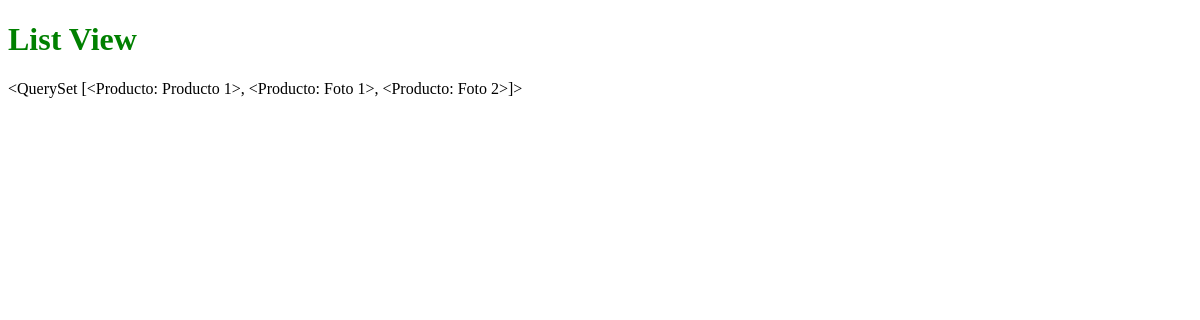
The page /list/ on the database as committed earlier.
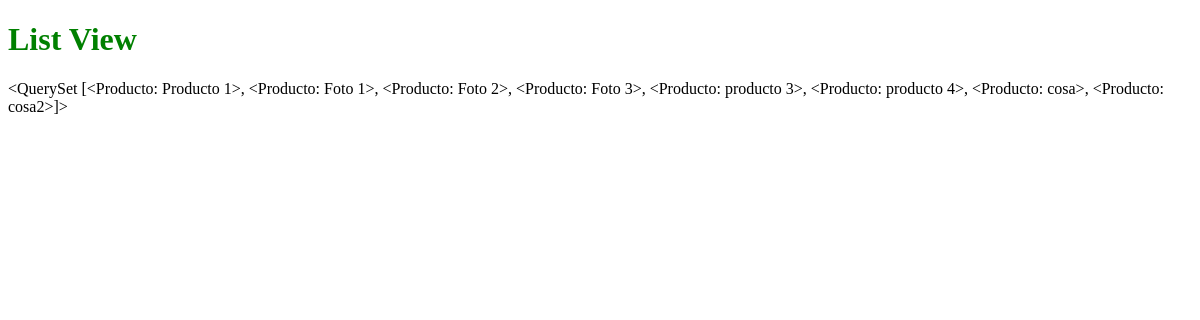
The same page on the database as committed later.
### productos/models.py (models this page shows)
class Producto(models.Model):
	titulo = models.CharField(max_length=120)
	descripcion = models.TextField(null=True)
	slug = models.SlugField(blank=True) #unique=True
	precio = models.DecimalField(max_digits=50, decimal_places=2, default=9.99) #100.00
	precio_rebajas = models.DecimalField(max_digits=50, decimal_places=2, default=6.99, blank=True, null=True) #100.00
	def __unicode__(self): #Python 3 __str__
		return self.titulo

### productos/views.py (the view)
# urls.py: url(r'^list/$', 'productos.views.list_view', name='list_view'),
def list_view(request):
	template = "list_view.html"
	queryset = Producto.objects.all()
	context = {
		"queryset": queryset
	}
	print request
	return render(request, template, context)

### templates/list_view.html (shortened to what this page needs)
{% extends 'base.html' %}
{% block content %}
<h1>List View</h1>
<p>{{ queryset}}</p>
{% endblock %}

### templates/base.html (shortened to what this page needs)
<!DOCTYPE html>
<html>
<head></head>
<body>
	{% block content %}{% endblock %}
</body>
</html>

Rows that differ between the two databases and show on the page:
changed Producto: titulo.titulo "<QuerySet [<Producto: Producto 1>, <Producto: Foto 1>, <Producto: Foto 2>]>" → "…Foto 1>, <Producto: Foto 2>, <Producto: Foto 3>, <Producto: producto 3>, <Producto: producto 4>, <Producto: cosa>, <Producto: cosa2>]>"
